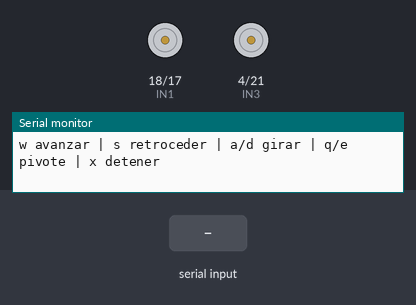
This sketch was run on a simulated ESP32. On the bench: motor-driver pin pairs drawn as motors (green arrow = first pin HIGH = forward, orange = second pin HIGH = backward, longer = more drive, scaled by the enable pin), the last lines printed to the serial monitor. Inputs (shaded band) come from the test bench.

Above: at 1.2 s.
1.3 s: "w" received over Serial
At 2.9 s:
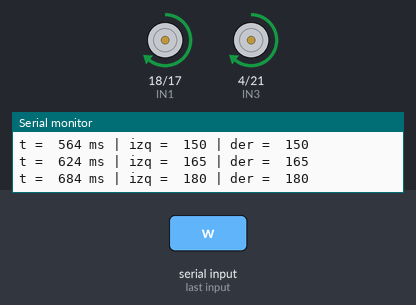
4.3 s: "s" received over Serial
At 6.8 s:
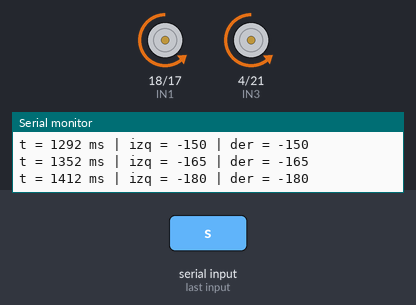
7.3 s: "a" received over Serial
At 9.3 s:
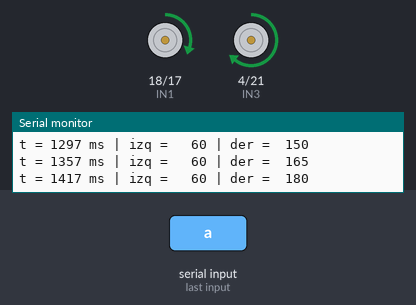
10.3 s: "d" received over Serial
At 11.3 s:
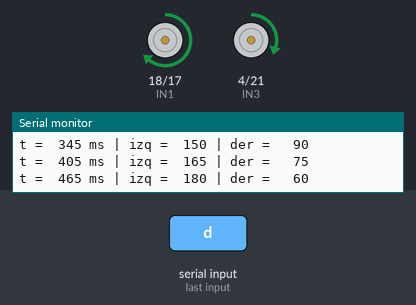
13.3 s: "q" received over Serial
At 15.8 s:
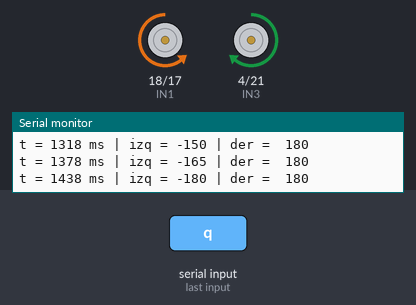
16.3 s: "e" received over Serial
At 18.6 s:
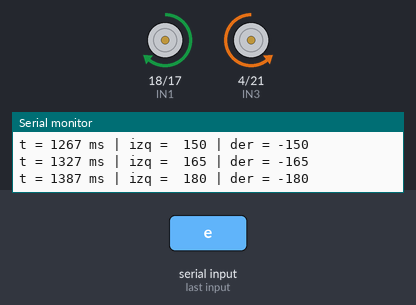
Timing chart, 0 to 20.1 s (numbered marks = the images above; inputs shaded):
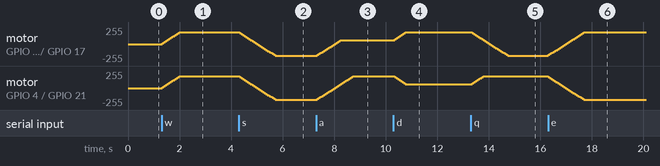

Measured:
- after the input at 1.3 s, motor on GPIO 18 (IN1) / GPIO 17 (IN2), motor on GPIO 4 (IN3) / GPIO 21 (IN4): moves from stopped to forward 179/255 over 0.66 s, starting at once
- after the input at 4.3 s, motor on GPIO 18 (IN1) / GPIO 17 (IN2), motor on GPIO 4 (IN3) / GPIO 21 (IN4): moves from forward 179/255 to backward 179/255 over 1.4 s, starting at once
- after the input at 7.3 s, motor on GPIO 18 (IN1) / GPIO 17 (IN2): moves from backward 179/255 to forward 60/255 over 0.90 s, starting at once; motor on GPIO 4 (IN3) / GPIO 21 (IN4): moves from backward 179/255 to forward 179/255 over 1.4 s, starting at once
- after the input at 10.3 s, motor on GPIO 18 (IN1) / GPIO 17 (IN2): moves from forward 60/255 to forward 179/255 over 0.42 s, starting after 0.05 s; motor on GPIO 4 (IN3) / GPIO 21 (IN4): moves from forward 179/255 to forward 60/255 over 0.42 s, starting after 0.05 s
- after the input at 13.3 s, motor on GPIO 18 (IN1) / GPIO 17 (IN2): moves from forward 179/255 to backward 179/255 over 1.4 s, starting after 0.06 s; motor on GPIO 4 (IN3) / GPIO 21 (IN4): moves from forward 60/255 to forward 179/255 over 0.42 s, starting after 0.06 s
- after the input at 16.3 s, motor on GPIO 18 (IN1) / GPIO 17 (IN2): moves from backward 179/255 to forward 179/255 over 1.4 s, starting at once; motor on GPIO 4 (IN3) / GPIO 21 (IN4): moves from forward 179/255 to backward 179/255 over 1.4 s, starting at once

The sketch:

T3_Reto3_Rampa.ino
```cpp
// Taller 3 - Reto 3: rampa de aceleracion para los dos motores (no bloqueante)
// Los comandos fijan una velocidad objetivo; la velocidad aplicada se acerca a ella
// en pasos pequenos, tambien al frenar y al invertir el sentido

const int ENA = 19, IN1 = 18, IN2 = 17;   // motor izquierdo (canal A)
const int ENB = 16, IN3 = 4,  IN4 = 21;   // motor derecho (canal B)
const int FREQ = 1000, RES = 8;
const int PASO = 15;                      // cambio de duty por paso
const unsigned long T_PASO = 60;          // ms entre pasos: 0 a 255 en menos de 1,1 s
int velocidad = 180;

int objIzq = 0, objDer = 0;               // velocidades pedidas
int actIzq = 0, actDer = 0;               // velocidades aplicadas
unsigned long tPaso = 0, tInicio = 0;

void motor(int en, int a, int b, int vel) {
  digitalWrite(a, vel > 0);
  digitalWrite(b, vel < 0);
  ledcWrite(en, abs(vel));
}

int acercar(int act, int obj) {           // un paso de la rampa
  if (act < obj) return min(act + PASO, obj);
  if (act > obj) return max(act - PASO, obj);
  return act;
}

void pedir(int izq, int der, const char* txt) {
  objIzq = izq; objDer = der; tInicio = millis();
  Serial.printf("%s -> objetivo izq = %d, der = %d\n", txt, izq, der);
}

void setup() {
  Serial.begin(115200);
  pinMode(IN1, OUTPUT); pinMode(IN2, OUTPUT);
  pinMode(IN3, OUTPUT); pinMode(IN4, OUTPUT);
  ledcAttach(ENA, FREQ, RES);
  ledcAttach(ENB, FREQ, RES);
  Serial.println("w avanzar | s retroceder | a/d girar | q/e pivote | x detener");
}

void loop() {
  if (Serial.available()) {
    char c = Serial.read();
    int v = velocidad;
    if (c == 'w') pedir(v, v, "Avanzar");
    if (c == 's') pedir(-v, -v, "Retroceder");
    if (c == 'a') pedir(v / 3, v, "Girar a la izquierda");
    if (c == 'd') pedir(v, v / 3, "Girar a la derecha");
    if (c == 'q') pedir(-v, v, "Pivote izquierda");
    if (c == 'e') pedir(v, -v, "Pivote derecha");
    if (c == 'x') pedir(0, 0, "Detener");
  }

  if (millis() - tPaso >= T_PASO) {       // la rampa avanza sin bloquear el loop
    tPaso = millis();
    int nIzq = acercar(actIzq, objIzq);
    int nDer = acercar(actDer, objDer);
    if (nIzq != actIzq || nDer != actDer) {
      actIzq = nIzq; actDer = nDer;
      motor(ENA, IN1, IN2, actIzq);
      motor(ENB, IN3, IN4, actDer);
      Serial.printf("t = %4lu ms | izq = %4d | der = %4d\n", millis() - tInicio, actIzq, actDer);
    }
  }
}
```
